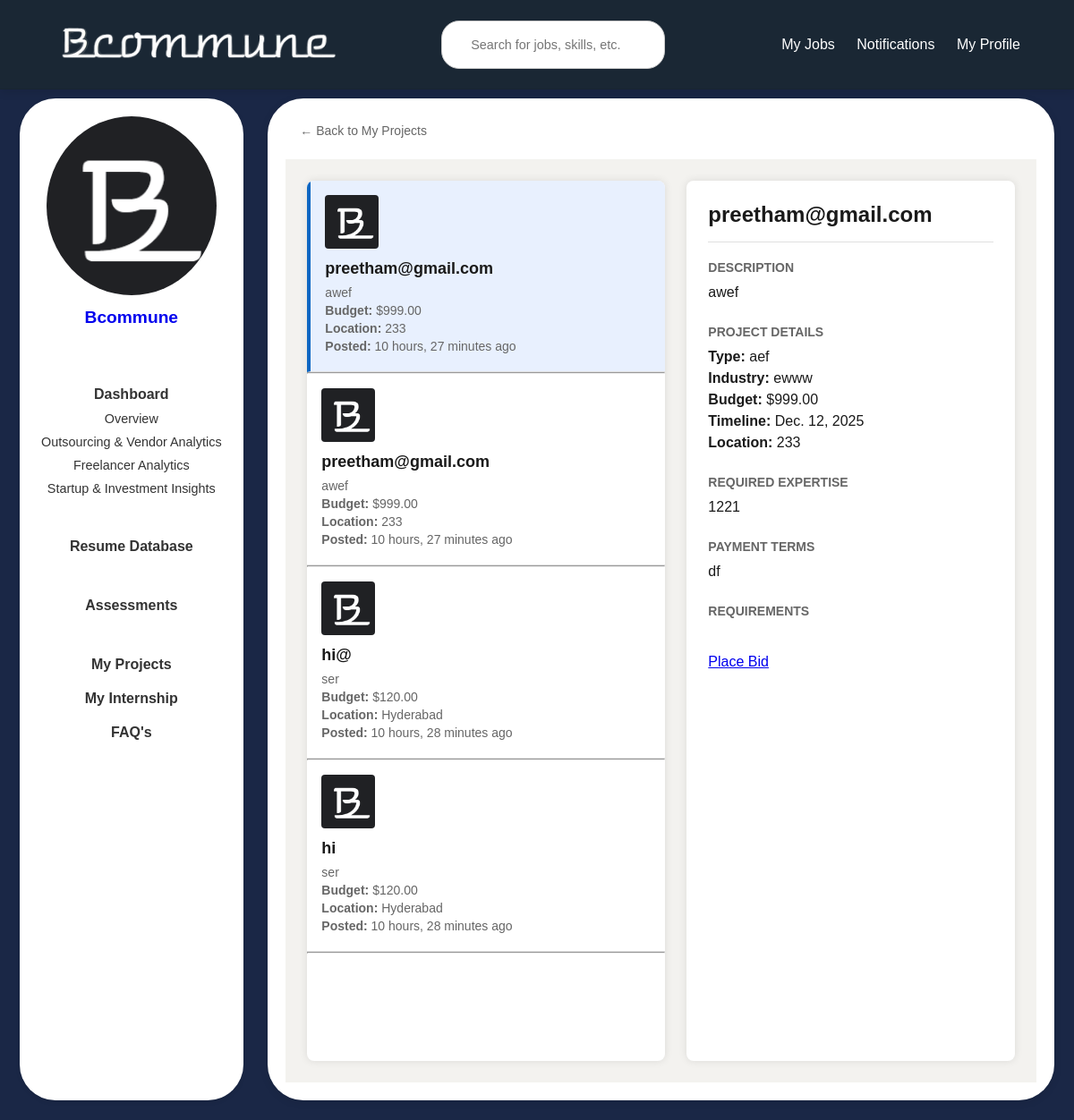
The page /company/dashboard/myprojects/explore/ (signed in) on the database its author committed.
### users/models.py (models this page shows, shortened)
class CustomUser(AbstractUser):
    USER_TYPE_CHOICES = (
        ('individual', 'Individual'),
        ('company', 'Company'),
    )
    user_type = models.CharField(max_length=10, choices=USER_TYPE_CHOICES, default='company')
    company_name = models.CharField(max_length=255, null=True, blank=True)
    company_website = models.URLField(max_length=200, null=True, blank=True)
    industry = models.CharField(max_length=100, null=True, blank=True)
    company_size = models.CharField(max_length=20, null=True, blank=True)
    company_type = models.CharField(max_length=255, null=True, blank=True)
    designation = models.CharField(max_length=255, null=True, blank=True)
    phone_number = models.CharField(max_length=15, null=True, blank=True)
    bcommune_profile = models.URLField(null=True, blank=True)
    profile_picture = models.ImageField(upload_to='profile_pics/', blank=True, null=True)
    about_company = models.TextField(null=True, blank=True)  # About the Company
    founding_year = models.PositiveIntegerField(null=True, blank=True)  # Establishment Year
    headquarters = models.CharField(max_length=255, null=True, blank=True)  # Headquarters Location
    branches = models.TextField(null=True, blank=True)
    business_registration_number = models.CharField(max_length=100, null=True, blank=True)
    legal_structure = models.CharField(
        max_length=50,
        choices=[
            ('LLP', 'LLP'),
            ('Pvt Ltd', 'Private Limited'),
            ('Partnership', 'Partnership'),
            ('Sole Proprietorship', 'Sole Proprietorship'),
            ('Others', 'Others'),
        ],
        null=True,
        blank=True
    )
    core_services = models.TextField(null=True, blank=True)
    social_media_links = models.JSONField(default=dict, blank=True)  # Example: {"facebook": "", "linkedin": "", "twitter": ""}
    portfolio = models.TextField(null=True, blank=True)

class Project(models.Model):
    company = models.ForeignKey(settings.AUTH_USER_MODEL, on_delete=models.CASCADE)
    title = models.CharField(max_length=200)
    description = models.TextField()
    project_type = models.CharField(max_length=100)
    industry = models.CharField(max_length=100)
    budget = models.DecimalField(max_digits=15, decimal_places=2)
    timeline = models.DateField()
    location = models.CharField(max_length=200, blank=True, null=True)
    expertise_required = models.TextField()
    payment_terms = models.TextField()
    nda_required = models.BooleanField(default=False)
    confidentiality_required = models.BooleanField(default=False)
    ip_rights_required = models.BooleanField(default=False)
    custom_field = models.CharField(max_length=200, blank=True, null=True)
    created_at = models.DateTimeField(auto_now_add=True)

### users/views.py (the view, shortened to what this page needs)
# urls.py: path('company/dashboard/myprojects/explore/', views.explore_projects, name='explore_projects'),
@login_required
def explore_projects(request):
    other_company_projects = Project.objects.exclude(company=request.user).order_by('-created_at')
    selected_project_id = request.GET.get('selected_project')
    first_project = None
    if selected_project_id:
        try:
            first_project = Project.objects.get(id=selected_project_id)
        except Project.DoesNotExist:
            first_project = other_company_projects.first()
    else:
        first_project = other_company_projects.first()
    context = {
        'projects': other_company_projects,
        'first_project': first_project,
        'selected_project_id': selected_project_id,
    }
    return render(request, 'explore_projects.html', context)

### users/templates/explore_projects.html (shortened to what this page needs)
{% load static %}
<!DOCTYPE html>
<html lang="en">
<head>
    <link rel="stylesheet" href="{% static 'css/common.css'%}">
</head>
<body>
    {% include 'header2.html' %}
    <div class="main-container">
        {% include 'sidebarcompany.html' %}
        <div class="content">
            <a href="{% url 'myprojects' %}" class="back-button">
                ← Back to My Projects
            </a>
            <div class="projects-container">
                <div class="projects-list">
                    {% if projects %}
                        {% for project in projects %}
                            <div class="project-card {% if project.id|stringformat:'s' == selected_project_id %}active{% elif not selected_project_id and forloop.first %}active{% endif %}" data-project-id="{{ project.id }}">
                                <div class="bid-logo">
                                    <img src="{% static 'images/B.png' %}" alt="Project Logo">
                                </div>
                                <h3>{{ project.title }}</h3>
                                <p>{{ project.description|truncatechars:100 }}</p>
                                <p><strong>Budget:</strong> ${{ project.budget }}</p>
                                <p><strong>Location:</strong> {{ project.location|default:"Not specified" }}</p>
                                <p><strong>Posted:</strong> {{ project.created_at|timesince }} ago</p>
                            </div>
                            <hr>
                        {% endfor %}
                    {% else %}
                        <p class="no-projects">No projects available from other companies at the moment.</p>
                    {% endif %}
                </div>
                <div class="project-details">
                    <div id="project-detail-content">
                        {% if first_project %}
                            <h2>{{ first_project.title }}</h2>
                            <div class="detail-section">
                                <h3>Description</h3>
                                <p>{{ first_project.description }}</p>
                            </div>
                            <div class="detail-section">
                                <h3>Project Details</h3>
                                <p><strong>Type:</strong> {{ first_project.project_type }}</p>
                                <p><strong>Industry:</strong> {{ first_project.industry }}</p>
                                <p><strong>Budget:</strong> ${{ first_project.budget }}</p>
                                <p><strong>Timeline:</strong> {{ first_project.timeline }}</p>
                                <p><strong>Location:</strong> {{ first_project.location|default:"Not specified" }}</p>
                            </div>
                            <div class="detail-section">
                                <h3>Required Expertise</h3>
                                <p>{{ first_project.expertise_required }}</p>
                            </div>
                            <div class="detail-section">
                                <h3>Payment Terms</h3>
                                <p>{{ first_project.payment_terms }}</p>
                            </div>
                            <div class="detail-section">
                                <h3>Requirements</h3>
                            </div>
                            {% if user.is_authenticated and user.user_type == 'company' and first_project.company != user %}
                                <a href="{% url 'place_bid' first_project.id %}" class="btn btn-primary">Place Bid</a>
                            {% endif %}
                        {% else %}
                            <p class="no-projects">Select a project to view details</p>
                        {% endif %}
                    </div>
                </div>
            </div>
        </div>
    </div>
</body>

### users/templates/sidebarcompany.html
{%load static%}
<div class="sidebar">
  {% if user.profile_picture %}
  <img src="{{ user.profile_picture.url }}" alt="Profile Picture" class="profile-pic">
  {% else %}
  <img src="{{ user.profile_picture.url }}" alt="Default Profile Picture" class="profile-pic">
  {% endif %}
    <a href="{% url 'company_profile' %}" style=" text-decoration: none;" ><h2>{{ user.company_name }}</h2></a>
    <br><br>
    <h4>
      <a href="#" style="text-decoration: none; color: inherit;">Dashboard</a>
    </h4>
    <ul>
        <li>
          <a href="#" style="text-decoration: none; color: inherit;">Overview</a>
        </li>
        <li>
          <a href="#" style="text-decoration: none; color: inherit;">Outsourcing & Vendor Analytics</a>
        </li>
        <li>
          <a href="#" style="text-decoration: none; color: inherit;">Freelancer Analytics</a>
        </li>
        <li>
          <a href="#" style="text-decoration: none; color: inherit;">Startup & Investment Insights</a>
        </li>
    </ul>
    <br>
    <h4>
      <a href="#" style="text-decoration: none; color: inherit;">Resume Database</a>
    </h4>
    <br>
    <h4>
      <a href="#" style="text-decoration: none; color: inherit;">Assessments</a>
    </h4>
    <br>
    <h4>
      <a href="{% url 'myprojects' %}" style="text-decoration: none; color: inherit;">My Projects</a>
    </h4>
    <h4>
      <a href="#" style="text-decoration: none; color: inherit;">My Internship</a>
    </h4>
    <h4>
      <a href="{% url 'faq' %}" style="text-decoration: none; color: inherit;">FAQ's</a>
    </h4>
</div>

### static/css/common.css (style rules this page uses)
* { margin: 0; padding: 0; box-sizing: border-box; font-family: Arial, sans-serif; }
body { background-color: #1a2734; color: #333; font-family: Arial, sans-serif; min-height: 100vh; display: flex; flex-direction: column; margin: 0; }
.sidebar { background-color: white; padding: 20px; width: 250px; min-height: calc(100vh - 30px); margin-right: 0.2cm; border-radius: 40px; text-align: center; box-shadow: 0 2px 5px rgba(0, 0, 0, 0.1); flex-shrink: 0; margin-left: 1%; margin-bottom: 1%; }
.profile-pic { width: 190px; height: 200px; border-radius: 50%; margin-bottom: 10px; object-fit: cover; }
.sidebar h2 { font-size: 1.2rem; margin-bottom: 10px; }
.sidebar h4 { margin: 20px 0 10px; font-size: 1rem; }
.sidebar ul { list-style: none; padding: 0; }
.sidebar ul li { margin: 10px 0; font-size: 0.9rem; cursor: pointer; }
.main-container { display: flex; flex-wrap: wrap; justify-content: space-between; padding: 10px; background-color: #1a2746; margin-top: 100px; gap: 20px; }
.content { flex: 1; padding: 20px; background-color: white; border-radius: 40px; box-shadow: 0 2px 10px rgba(0, 0, 0, 0.1); margin-bottom: 1%; margin-right: 1%; }

### users/templates/explore_projects.html (style rules this page uses)
.projects-container { display: flex; gap: 24px; padding: 24px; background-color: #f3f2ef; min-height: calc(100vh - 100px); }
.projects-list { flex: 0 0 400px; height: calc(100vh - 148px); overflow-y: auto; background-color: white; border-radius: 8px; box-shadow: 0 0 10px rgba(0,0,0,0.1); }
.project-card { padding: 16px; border-bottom: 1px solid #e0e0e0; cursor: pointer; transition: background-color 0.2s; }
.project-card.active { background-color: #e8f0fe; border-left: 4px solid #0a66c2; }
.project-card h3 { margin: 0 0 8px 0; color: #1a1a1a; font-size: 18px; }
.project-card p { margin: 4px 0; color: #666; font-size: 14px; }
.project-card .bid-logo { width: 60px; height: 60px; margin-bottom: 12px; }
.project-card .bid-logo img { width: 100%; height: 100%; object-fit: cover; border-radius: 4px; }
.project-details { flex: 1; background-color: white; border-radius: 8px; padding: 24px; box-shadow: 0 0 10px rgba(0,0,0,0.1); height: calc(100vh - 148px); overflow-y: auto; }
.project-details h2 { margin: 0 0 20px 0; color: #1a1a1a; padding-bottom: 16px; border-bottom: 1px solid #e0e0e0; font-size: 24px; }
.detail-section { margin-bottom: 24px; }
.detail-section h3 { color: #666; font-size: 14px; margin-bottom: 8px; text-transform: uppercase; }
.detail-section p { color: #1a1a1a; margin: 0; line-height: 1.5; }
.back-button { display: inline-flex; align-items: center; gap: 8px; color: #666; text-decoration: none; margin-bottom: 16px; font-size: 14px; padding: 8px 16px; border-radius: 4px; transition: background-color 0.2s; }

### rows shown on the page
CustomUser: profile_picture (picture), company_name "Bcommune"
Project: title "preetham@gmail.com", description "awef", budget "999.00", location "233", created_at "10 hours, 27 minutes", project_type "aef", industry "ewww", timeline "Dec. 12, 2025", expertise_required "1221", payment_terms "df"
Project: title "preetham@gmail.com", description "awef", budget "999.00", location "233", created_at "10 hours, 27 minutes"
Project: title "hi@", description "ser", budget "120.00", location "Hyderabad", created_at "10 hours, 28 minutes"
Project: title "hi", description "ser", budget "120.00", location "Hyderabad", created_at "10 hours, 28 minutes"
